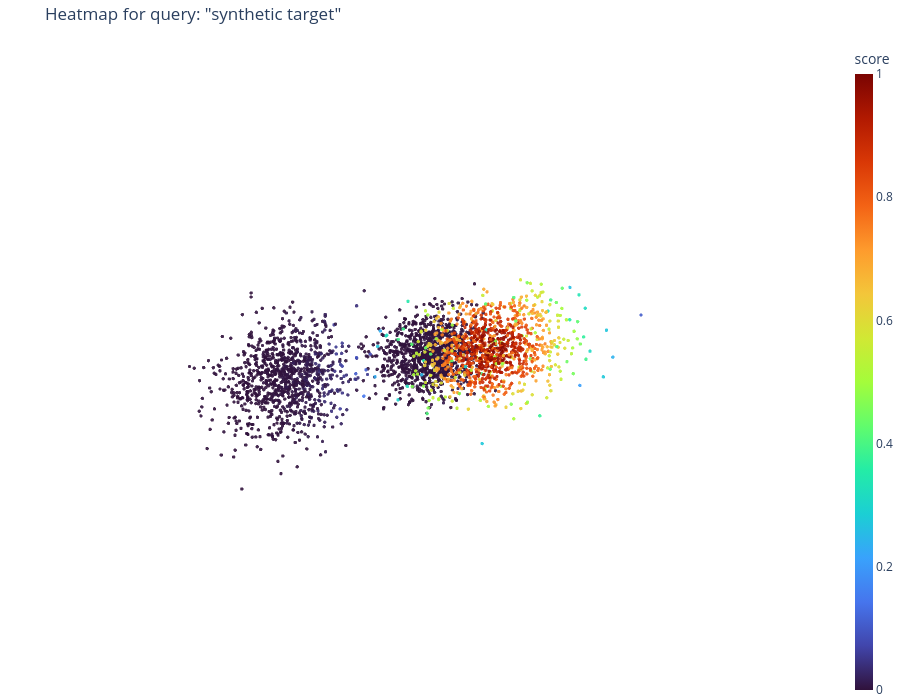

Notebook code cell kept with this figure:
### Markdown cell above
## 6. Heatmap from continuous scores

Use this for open-vocabulary search or any per-point score.
Example: cosine similarity between the projected 3D features and a text query embedding.

Interpretation:
- cold colors → low relevance
- warm colors → high relevance

### Code cell
fig_heatmap = plot_heatmap(
    points,
    scores=scores,
    query_text='synthetic target',
    title='Heatmap for query: "synthetic target"',
)
fig_heatmap.show()

### Figure 1 — Plotly figure (JSON) as saved in the notebook; plotly's stock layout.template omitted (floating-point values rounded to 4 significant figures; data arrays with more than 128 entries replaced by an {"elided": "..."} marker saying what was removed)
{"data": [{"hovertemplate": "score=%{marker.color:.4f}<br>x=%{x:.3f}<br>y=%{y:.3f}<br>z=%{z:.3f}<extra></extra>", "marker": {"color": {"elided": "3000 float values"}, "colorbar": {"thickness": 18, "title": {"text": "score"}}, "colorscale": [[0, "#30123b"], [0.07143, "#4145ab"], [0.1429, "#4675ed"], [0.2143, "#39a2fc"], [0.2857, "#1bcfd4"], [0.3571, "#24eca6"], [0.4286, "#61fc6c"], [0.5, "#a4fc3b"], [0.5714, "#d1e834"], [0.6429, "#f3c63a"], [0.7143, "#fe9b2d"], [0.7857, "#f36315"], [0.8571, "#d93806"], [0.9286, "#b11901"], [1, "#7a0402"]], "opacity": 0.9, "showscale": true, "size": 2}, "mode": "markers", "name": "heatmap", "showlegend": false, "type": "scatter3d", "x": {"elided": "3000 float values"}, "y": {"elided": "3000 float values"}, "z": {"elided": "3000 float values"}}], "layout": {"height": 700, "margin": {"b": 0, "l": 0, "r": 0, "t": 40}, "scene": {"aspectmode": "data", "bgcolor": "white", "xaxis": {"visible": false}, "yaxis": {"visible": false}, "zaxis": {"visible": false}}, "title": {"text": "Heatmap for query: \"synthetic target\""}, "width": 900}}
